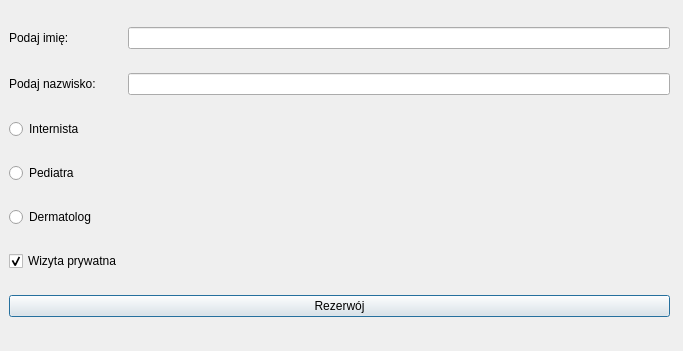
<?xml version="1.0" encoding="UTF-8"?>
<ui version="4.0">
 <class>Dialog</class>
 <widget class="QDialog" name="Dialog">
  <property name="geometry">
   <rect>
    <x>0</x>
    <y>0</y>
    <width>683</width>
    <height>351</height>
   </rect>
  </property>
  <property name="windowTitle">
   <string>Dialog</string>
  </property>
  <widget class="QWidget" name="gridLayoutWidget">
   <property name="geometry">
    <rect>
     <x>9</x>
     <y>9</y>
     <width>661</width>
     <height>331</height>
    </rect>
   </property>
   <layout class="QGridLayout" name="gridLayout">
    <item row="2" column="0">
     <widget class="QRadioButton" name="internistaRadio">
      <property name="text">
       <string>Internista</string>
      </property>
     </widget>
    </item>
    <item row="4" column="0">
     <widget class="QRadioButton" name="dermatologRadio">
      <property name="text">
       <string>Dermatolog</string>
      </property>
     </widget>
    </item>
    <item row="5" column="0">
     <widget class="QCheckBox" name="privateCheck">
      <property name="enabled">
       <bool>true</bool>
      </property>
      <property name="text">
       <string>Wizyta prywatna</string>
      </property>
      <property name="checked">
       <bool>true</bool>
      </property>
     </widget>
    </item>
    <item row="0" column="0">
     <widget class="QLabel" name="label">
      <property name="text">
       <string>Podaj imię: </string>
      </property>
     </widget>
    </item>
    <item row="3" column="0">
     <widget class="QRadioButton" name="pediatraRadio">
      <property name="text">
       <string>Pediatra</string>
      </property>
     </widget>
    </item>
    <item row="0" column="1">
     <widget class="QLineEdit" name="nameEdit"/>
    </item>
    <item row="1" column="0">
     <widget class="QLabel" name="label_2">
      <property name="text">
       <string>Podaj nazwisko:</string>
      </property>
     </widget>
    </item>
    <item row="1" column="1">
     <widget class="QLineEdit" name="surnameEdit"/>
    </item>
    <item row="6" column="0" colspan="2">
     <widget class="QPushButton" name="pushButton">
      <property name="text">
       <string>Rezerwój</string>
      </property>
     </widget>
    </item>
    <item row="2" column="1" rowspan="4">
     <widget class="QLabel" name="resultLabel">
      <property name="text">
       <string/>
      </property>
      <property name="wordWrap">
       <bool>true</bool>
      </property>
     </widget>
    </item>
   </layout>
  </widget>
 </widget>
 <resources/>
 <connections/>
</ui>
